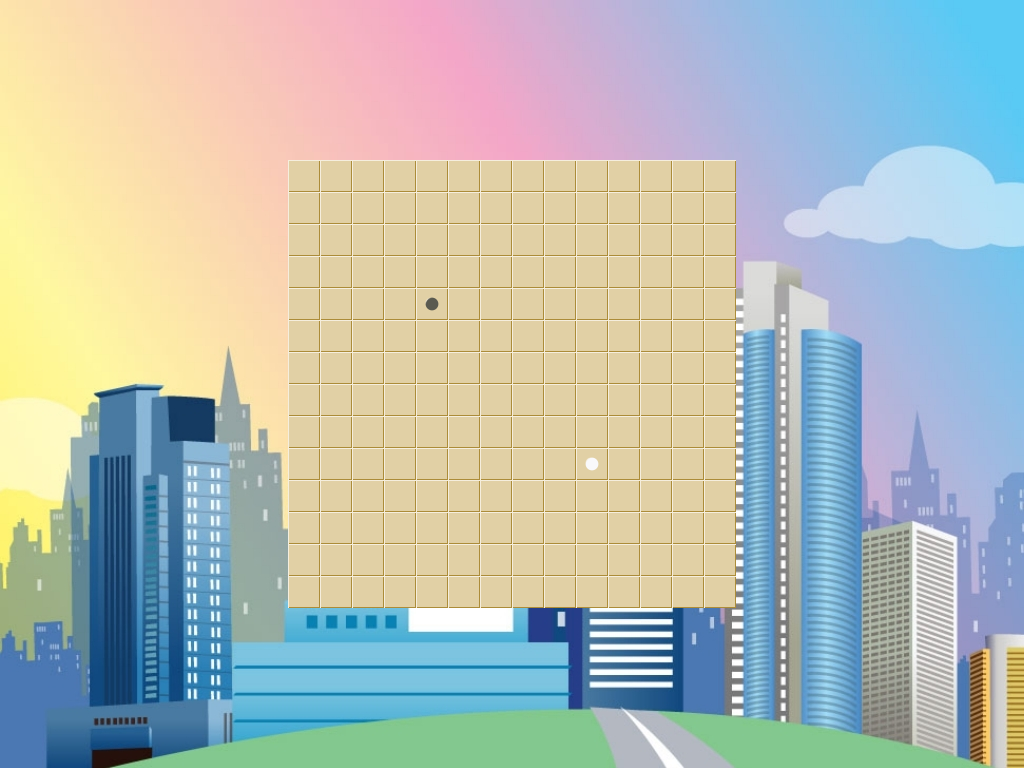

This is a level from a 2D game, rendered from its Tiled map with the project's own tilesets. A one-line summary and the complete map file follow:
An orthogonal 32x24 tile map with 32x32 px tiles, 1 tile layer (Tile Layer), 1 image layer and 43 objects (0I1, 0I2, 0I3, 0I4, 0I5, ...).

<map version="1.2" tiledversion="1.3.2" orientation="orthogonal" renderorder="right-down" compressionlevel="0" width="32" height="24" tilewidth="32" tileheight="32" infinite="0" nextlayerid="5" nextobjectid="48">
 <tileset firstgid="1" name="tiles" tilewidth="32" tileheight="32" tilecount="6" columns="3">
  <image source="game_squares.png" width="96" height="64" />
 </tileset>
 <imagelayer id="2" name="Image Layer">
  <image source="city.jpeg" width="1024" height="768" />
 </imagelayer>
 <layer id="1" name="Tile Layer" width="32" height="24">
  <data encoding="csv">
0,0,0,0,0,0,0,0,0,0,0,0,0,0,0,0,0,0,0,0,0,0,0,0,0,0,0,0,0,0,0,0,
0,0,0,0,0,0,0,0,0,0,0,0,0,0,0,0,0,0,0,0,0,0,0,0,0,0,0,0,0,0,0,0,
0,0,0,0,0,0,0,0,0,0,0,0,0,0,0,0,0,0,0,0,0,0,0,0,0,0,0,0,0,0,0,0,
0,0,0,0,0,0,0,0,0,0,0,0,0,0,0,0,0,0,0,0,0,0,0,0,0,0,0,0,0,0,0,0,
0,0,0,0,0,0,0,0,0,0,0,0,0,0,0,0,0,0,0,0,0,0,0,0,0,0,0,0,0,0,0,0,
0,0,0,0,0,0,0,0,0,6,6,6,6,6,6,6,6,6,6,6,6,6,6,0,0,0,0,0,0,0,0,0,
0,0,0,0,0,0,0,0,0,6,6,6,6,6,6,6,6,6,6,6,6,6,6,0,0,0,0,0,0,0,0,0,
0,0,0,0,0,0,0,0,0,6,6,6,6,6,6,6,6,6,6,6,6,6,6,0,0,0,0,0,0,0,0,0,
0,0,0,0,0,0,0,0,0,6,6,6,6,6,6,6,6,6,6,6,6,6,6,0,0,0,0,0,0,0,0,0,
0,0,0,0,0,0,0,0,0,6,6,6,6,3,6,6,6,6,6,6,6,6,6,0,0,0,0,0,0,0,0,0,
0,0,0,0,0,0,0,0,0,6,6,6,6,6,6,6,6,6,6,6,6,6,6,0,0,0,0,0,0,0,0,0,
0,0,0,0,0,0,0,0,0,6,6,6,6,6,6,6,6,6,6,6,6,6,6,0,0,0,0,0,0,0,0,0,
0,0,0,0,0,0,0,0,0,6,6,6,6,6,6,6,6,6,6,6,6,6,6,0,0,0,0,0,0,0,0,0,
0,0,0,0,0,0,0,0,0,6,6,6,6,6,6,6,6,6,6,6,6,6,6,0,0,0,0,0,0,0,0,0,
0,0,0,0,0,0,0,0,0,6,6,6,6,6,6,6,6,6,2,6,6,6,6,0,0,0,0,0,0,0,0,0,
0,0,0,0,0,0,0,0,0,6,6,6,6,6,6,6,6,6,6,6,6,6,6,0,0,0,0,0,0,0,0,0,
0,0,0,0,0,0,0,0,0,6,6,6,6,6,6,6,6,6,6,6,6,6,6,0,0,0,0,0,0,0,0,0,
0,0,0,0,0,0,0,0,0,6,6,6,6,6,6,6,6,6,6,6,6,6,6,0,0,0,0,0,0,0,0,0,
0,0,0,0,0,0,0,0,0,6,6,6,6,6,6,6,6,6,6,6,6,6,6,0,0,0,0,0,0,0,0,0,
0,0,0,0,0,0,0,0,0,0,0,0,0,0,0,0,0,0,0,0,0,0,0,0,0,0,0,0,0,0,0,0,
0,0,0,0,0,0,0,0,0,0,0,0,0,0,0,0,0,0,0,0,0,0,0,0,0,0,0,0,0,0,0,0,
0,0,0,0,0,0,0,0,0,0,0,0,0,0,0,0,0,0,0,0,0,0,0,0,0,0,0,0,0,0,0,0,
0,0,0,0,0,0,0,0,0,0,0,0,0,0,0,0,0,0,0,0,0,0,0,0,0,0,0,0,0,0,0,0,
0,0,0,0,0,0,0,0,0,0,0,0,0,0,0,0,0,0,0,0,0,0,0,0,0,0,0,0,0,0,0,0
</data>
 </layer>
 <objectgroup id="3" name="Object Layer">
  <object id="1" name="0I1" x="0" y="32" width="32" height="32" />
  <object id="3" name="0I2" x="0" y="128" width="32" height="32" />
  <object id="4" name="0I3" x="0" y="256" width="32" height="32" />
  <object id="5" name="0I4" x="0" y="416" width="32" height="32" />
  <object id="6" name="0I5" x="0" y="608" width="32" height="32" />
  <object id="7" name="0V3" x="64" y="64" width="32" height="32" />
  <object id="8" name="0L4" x="64" y="192" width="32" height="32" />
  <object id="9" name="0Y" x="96" y="288" width="32" height="32" />
  <object id="10" name="0O4" x="64" y="384" width="32" height="32" />
  <object id="11" name="0U" x="64" y="480" width="32" height="32" />
  <object id="12" name="0N" x="96" y="576" width="32" height="32" />
  <object id="13" name="0T4" x="32" y="704" width="32" height="32" />
  <object id="14" name="0X" x="192" y="64" width="32" height="32" />
  <object id="15" name="0T5" x="192" y="224" width="32" height="32" />
  <object id="16" name="0Z5" x="192" y="352" width="32" height="32" />
  <object id="17" name="0V5" x="160" y="512" width="32" height="32" />
  <object id="18" name="0L5" x="128" y="704" width="32" height="32" />
  <object id="19" name="0W" x="320" y="64" width="32" height="32" />
  <object id="20" name="0Z4" x="416" y="96" width="32" height="32" />
  <object id="21" name="0P" x="512" y="32" width="32" height="32" />
  <object id="22" name="0F" x="640" y="64" width="32" height="32" />
  <object id="23" name="1W" x="352" y="672" width="32" height="32" />
  <object id="24" name="1Z4" x="448" y="704" width="32" height="32" />
  <object id="25" name="1P" x="544" y="640" width="32" height="32" />
  <object id="26" name="1F" x="672" y="672" width="32" height="32" />
  <object id="27" name="1T4" x="800" y="704" width="32" height="32" />
  <object id="28" name="1L5" x="896" y="704" width="32" height="32" />
  <object id="29" name="1N" x="800" y="576" width="32" height="32" />
  <object id="30" name="1U" x="768" y="480" width="32" height="32" />
  <object id="31" name="1V5" x="864" y="512" width="32" height="32" />
  <object id="32" name="1O4" x="768" y="384" width="32" height="32" />
  <object id="33" name="1Z5" x="896" y="352" width="32" height="32" />
  <object id="34" name="1Y" x="800" y="288" width="32" height="32" />
  <object id="35" name="1L4" x="768" y="192" width="32" height="32" />
  <object id="36" name="1T5" x="896" y="224" width="32" height="32" />
  <object id="37" name="1V3" x="768" y="64" width="32" height="32" />
  <object id="38" name="1X" x="896" y="64" width="32" height="32" />
  <object id="39" name="1I5" x="992" y="608" width="32" height="32" />
  <object id="40" name="1I4" x="992" y="416" width="32" height="32" />
  <object id="41" name="1I3" x="992" y="256" width="32" height="32" />
  <object id="42" name="1I2" x="992" y="128" width="32" height="32" />
  <object id="43" name="1I1" x="992" y="32" width="32" height="32" />
  <object id="46" name="Board" x="288" y="160" width="448" height="448" />
 </objectgroup>
</map>